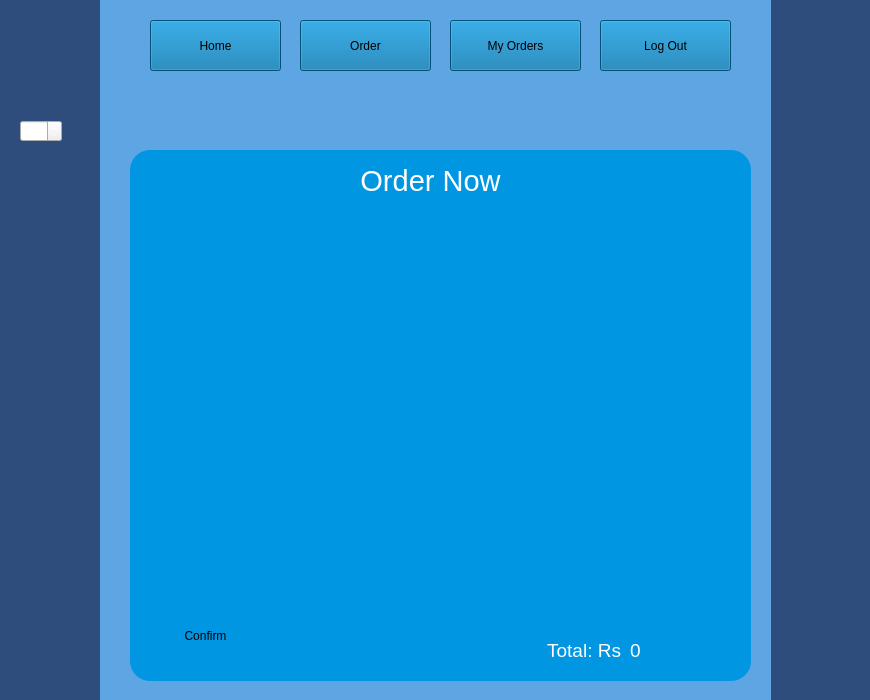
<?xml version="1.0" encoding="UTF-8"?>
<ui version="4.0">
 <class>Users</class>
 <widget class="QMainWindow" name="Users">
  <property name="geometry">
   <rect>
    <x>0</x>
    <y>0</y>
    <width>870</width>
    <height>700</height>
   </rect>
  </property>
  <property name="windowTitle">
   <string>MainWindow</string>
  </property>
  <property name="styleSheet">
   <string notr="true">QMainWindow
{
	background-color: rgb(46, 77, 124);
	padding:10px;
}

QPushButton{
	background-color: rgb(0, 112, 168);
}

QSpinBox{
	color:white;
}
QLabel{
	color:white;
}</string>
  </property>
  <widget class="QWidget" name="centralwidget">
   <widget class="QPushButton" name="pushButton">
    <property name="geometry">
     <rect>
      <x>600</x>
      <y>20</y>
      <width>131</width>
      <height>51</height>
     </rect>
    </property>
    <property name="cursor">
     <cursorShape>PointingHandCursor</cursorShape>
    </property>
    <property name="styleSheet">
     <string notr="true"/>
    </property>
    <property name="text">
     <string>Log Out</string>
    </property>
   </widget>
   <widget class="QStackedWidget" name="userStack">
    <property name="geometry">
     <rect>
      <x>100</x>
      <y>0</y>
      <width>671</width>
      <height>701</height>
     </rect>
    </property>
    <property name="styleSheet">
     <string notr="true">background-color: rgb(93, 165, 227);</string>
    </property>
    <property name="currentIndex">
     <number>1</number>
    </property>
    <widget class="QWidget" name="homePage">
     <widget class="QFrame" name="frame_2">
      <property name="geometry">
       <rect>
        <x>100</x>
        <y>150</y>
        <width>491</width>
        <height>331</height>
       </rect>
      </property>
      <property name="styleSheet">
       <string notr="true">background-color: rgb(0, 150, 225);
border-radius:20</string>
      </property>
      <property name="frameShape">
       <enum>QFrame::StyledPanel</enum>
      </property>
      <property name="frameShadow">
       <enum>QFrame::Raised</enum>
      </property>
      <widget class="QFrame" name="frame">
       <property name="geometry">
        <rect>
         <x>20</x>
         <y>20</y>
         <width>151</width>
         <height>141</height>
        </rect>
       </property>
       <property name="styleSheet">
        <string notr="true">image: url(:/images/img/profile2.png);</string>
       </property>
       <property name="frameShape">
        <enum>QFrame::StyledPanel</enum>
       </property>
       <property name="frameShadow">
        <enum>QFrame::Raised</enum>
       </property>
      </widget>
      <widget class="QLabel" name="greetLabel">
       <property name="geometry">
        <rect>
         <x>160</x>
         <y>10</y>
         <width>301</width>
         <height>101</height>
        </rect>
       </property>
       <property name="font">
        <font>
         <pointsize>26</pointsize>
        </font>
       </property>
       <property name="text">
        <string>Welocome User</string>
       </property>
       <property name="alignment">
        <set>Qt::AlignCenter</set>
       </property>
      </widget>
      <widget class="QLabel" name="emailLabel">
       <property name="geometry">
        <rect>
         <x>150</x>
         <y>80</y>
         <width>301</width>
         <height>41</height>
        </rect>
       </property>
       <property name="font">
        <font>
         <pointsize>16</pointsize>
        </font>
       </property>
       <property name="text">
        <string>Email</string>
       </property>
       <property name="alignment">
        <set>Qt::AlignCenter</set>
       </property>
      </widget>
      <widget class="QLabel" name="addressLabel">
       <property name="geometry">
        <rect>
         <x>150</x>
         <y>120</y>
         <width>301</width>
         <height>41</height>
        </rect>
       </property>
       <property name="font">
        <font>
         <pointsize>16</pointsize>
        </font>
       </property>
       <property name="text">
        <string>Address</string>
       </property>
       <property name="alignment">
        <set>Qt::AlignCenter</set>
       </property>
      </widget>
      <widget class="QLabel" name="phoneLabel">
       <property name="geometry">
        <rect>
         <x>150</x>
         <y>160</y>
         <width>301</width>
         <height>41</height>
        </rect>
       </property>
       <property name="font">
        <font>
         <pointsize>16</pointsize>
        </font>
       </property>
       <property name="text">
        <string>Phone</string>
       </property>
       <property name="alignment">
        <set>Qt::AlignCenter</set>
       </property>
      </widget>
     </widget>
    </widget>
    <widget class="QWidget" name="oderPage">
     <widget class="QFrame" name="frame_3">
      <property name="geometry">
       <rect>
        <x>30</x>
        <y>150</y>
        <width>621</width>
        <height>531</height>
       </rect>
      </property>
      <property name="styleSheet">
       <string notr="true">background-color: rgb(0, 150, 225);
border-radius:20</string>
      </property>
      <property name="frameShape">
       <enum>QFrame::StyledPanel</enum>
      </property>
      <property name="frameShadow">
       <enum>QFrame::Raised</enum>
      </property>
      <widget class="QLabel" name="greetLabel_2">
       <property name="geometry">
        <rect>
         <x>60</x>
         <y>-20</y>
         <width>481</width>
         <height>101</height>
        </rect>
       </property>
       <property name="font">
        <font>
         <pointsize>22</pointsize>
        </font>
       </property>
       <property name="text">
        <string>Order Now</string>
       </property>
       <property name="alignment">
        <set>Qt::AlignCenter</set>
       </property>
      </widget>
      <widget class="QWidget" name="verticalLayoutWidget">
       <property name="geometry">
        <rect>
         <x>70</x>
         <y>60</y>
         <width>121</width>
         <height>421</height>
        </rect>
       </property>
       <layout class="QVBoxLayout" name="itemName">
        <property name="spacing">
         <number>20</number>
        </property>
        <property name="sizeConstraint">
         <enum>QLayout::SetFixedSize</enum>
        </property>
        <property name="leftMargin">
         <number>5</number>
        </property>
        <property name="topMargin">
         <number>5</number>
        </property>
        <property name="rightMargin">
         <number>5</number>
        </property>
        <property name="bottomMargin">
         <number>5</number>
        </property>
       </layout>
      </widget>
      <widget class="QWidget" name="verticalLayoutWidget_2">
       <property name="geometry">
        <rect>
         <x>190</x>
         <y>60</y>
         <width>121</width>
         <height>421</height>
        </rect>
       </property>
       <layout class="QVBoxLayout" name="itemPrice">
        <property name="spacing">
         <number>20</number>
        </property>
        <property name="sizeConstraint">
         <enum>QLayout::SetFixedSize</enum>
        </property>
        <property name="leftMargin">
         <number>5</number>
        </property>
        <property name="topMargin">
         <number>5</number>
        </property>
        <property name="rightMargin">
         <number>5</number>
        </property>
        <property name="bottomMargin">
         <number>5</number>
        </property>
       </layout>
      </widget>
      <widget class="QWidget" name="verticalLayoutWidget_3">
       <property name="geometry">
        <rect>
         <x>310</x>
         <y>60</y>
         <width>121</width>
         <height>421</height>
        </rect>
       </property>
       <layout class="QVBoxLayout" name="itemQty">
        <property name="spacing">
         <number>20</number>
        </property>
        <property name="sizeConstraint">
         <enum>QLayout::SetFixedSize</enum>
        </property>
        <property name="leftMargin">
         <number>5</number>
        </property>
        <property name="topMargin">
         <number>5</number>
        </property>
        <property name="rightMargin">
         <number>5</number>
        </property>
        <property name="bottomMargin">
         <number>5</number>
        </property>
       </layout>
      </widget>
      <widget class="QWidget" name="verticalLayoutWidget_4">
       <property name="geometry">
        <rect>
         <x>430</x>
         <y>60</y>
         <width>121</width>
         <height>421</height>
        </rect>
       </property>
       <layout class="QVBoxLayout" name="itemAdd">
        <property name="spacing">
         <number>20</number>
        </property>
        <property name="sizeConstraint">
         <enum>QLayout::SetFixedSize</enum>
        </property>
        <property name="leftMargin">
         <number>5</number>
        </property>
        <property name="topMargin">
         <number>5</number>
        </property>
        <property name="rightMargin">
         <number>5</number>
        </property>
        <property name="bottomMargin">
         <number>5</number>
        </property>
       </layout>
      </widget>
      <widget class="QLabel" name="grandTotalLabel">
       <property name="geometry">
        <rect>
         <x>500</x>
         <y>480</y>
         <width>101</width>
         <height>41</height>
        </rect>
       </property>
       <property name="font">
        <font>
         <pointsize>14</pointsize>
        </font>
       </property>
       <property name="text">
        <string>0</string>
       </property>
      </widget>
      <widget class="QPushButton" name="confirmOrderButton">
       <property name="geometry">
        <rect>
         <x>10</x>
         <y>460</y>
         <width>131</width>
         <height>51</height>
        </rect>
       </property>
       <property name="cursor">
        <cursorShape>PointingHandCursor</cursorShape>
       </property>
       <property name="styleSheet">
        <string notr="true"/>
       </property>
       <property name="text">
        <string>Confirm</string>
       </property>
      </widget>
      <widget class="QLabel" name="grandTotalLabel_2">
       <property name="geometry">
        <rect>
         <x>390</x>
         <y>480</y>
         <width>101</width>
         <height>41</height>
        </rect>
       </property>
       <property name="font">
        <font>
         <pointsize>14</pointsize>
        </font>
       </property>
       <property name="text">
        <string>Total: Rs</string>
       </property>
       <property name="alignment">
        <set>Qt::AlignRight|Qt::AlignTrailing|Qt::AlignVCenter</set>
       </property>
      </widget>
     </widget>
    </widget>
    <widget class="QWidget" name="myOrdersPage">
     <widget class="QFrame" name="frame_4">
      <property name="geometry">
       <rect>
        <x>100</x>
        <y>150</y>
        <width>491</width>
        <height>541</height>
       </rect>
      </property>
      <property name="styleSheet">
       <string notr="true">background-color: rgb(0, 150, 225);
border-radius:20</string>
      </property>
      <property name="frameShape">
       <enum>QFrame::StyledPanel</enum>
      </property>
      <property name="frameShadow">
       <enum>QFrame::Raised</enum>
      </property>
      <widget class="QLabel" name="greetLabel_3">
       <property name="geometry">
        <rect>
         <x>160</x>
         <y>-20</y>
         <width>301</width>
         <height>101</height>
        </rect>
       </property>
       <property name="font">
        <font>
         <pointsize>22</pointsize>
        </font>
       </property>
       <property name="text">
        <string>Your Orders</string>
       </property>
      </widget>
      <widget class="QScrollArea" name="viewOrderList">
       <property name="enabled">
        <bool>true</bool>
       </property>
       <property name="geometry">
        <rect>
         <x>10</x>
         <y>70</y>
         <width>471</width>
         <height>441</height>
        </rect>
       </property>
       <property name="sizePolicy">
        <sizepolicy hsizetype="Expanding" vsizetype="Expanding">
         <horstretch>0</horstretch>
         <verstretch>3</verstretch>
        </sizepolicy>
       </property>
       <property name="minimumSize">
        <size>
         <width>400</width>
         <height>200</height>
        </size>
       </property>
       <property name="maximumSize">
        <size>
         <width>600</width>
         <height>600</height>
        </size>
       </property>
       <property name="styleSheet">
        <string notr="true">QLabel{
	  alignment: center;
}</string>
       </property>
       <property name="verticalScrollBarPolicy">
        <enum>Qt::ScrollBarAlwaysOn</enum>
       </property>
       <property name="sizeAdjustPolicy">
        <enum>QAbstractScrollArea::AdjustToContents</enum>
       </property>
       <property name="widgetResizable">
        <bool>true</bool>
       </property>
       <widget class="QWidget" name="scrollAreaWidgetContents">
        <property name="geometry">
         <rect>
          <x>0</x>
          <y>0</y>
          <width>450</width>
          <height>441</height>
         </rect>
        </property>
       </widget>
      </widget>
     </widget>
    </widget>
   </widget>
   <widget class="QPushButton" name="myOrdersButton">
    <property name="geometry">
     <rect>
      <x>450</x>
      <y>20</y>
      <width>131</width>
      <height>51</height>
     </rect>
    </property>
    <property name="cursor">
     <cursorShape>PointingHandCursor</cursorShape>
    </property>
    <property name="styleSheet">
     <string notr="true"/>
    </property>
    <property name="text">
     <string>My Orders</string>
    </property>
   </widget>
   <widget class="QPushButton" name="orderButton">
    <property name="geometry">
     <rect>
      <x>300</x>
      <y>20</y>
      <width>131</width>
      <height>51</height>
     </rect>
    </property>
    <property name="cursor">
     <cursorShape>PointingHandCursor</cursorShape>
    </property>
    <property name="styleSheet">
     <string notr="true"/>
    </property>
    <property name="text">
     <string>Order</string>
    </property>
   </widget>
   <widget class="QPushButton" name="homeButton">
    <property name="geometry">
     <rect>
      <x>150</x>
      <y>20</y>
      <width>131</width>
      <height>51</height>
     </rect>
    </property>
    <property name="cursor">
     <cursorShape>PointingHandCursor</cursorShape>
    </property>
    <property name="styleSheet">
     <string notr="true"/>
    </property>
    <property name="text">
     <string>Home</string>
    </property>
   </widget>
   <widget class="QSpinBox" name="spinBox">
    <property name="geometry">
     <rect>
      <x>20</x>
      <y>120</y>
      <width>42</width>
      <height>22</height>
     </rect>
    </property>
   </widget>
   <zorder>userStack</zorder>
   <zorder>pushButton</zorder>
   <zorder>myOrdersButton</zorder>
   <zorder>orderButton</zorder>
   <zorder>homeButton</zorder>
   <zorder>spinBox</zorder>
  </widget>
 </widget>
 <resources/>
 <connections/>
</ui>
